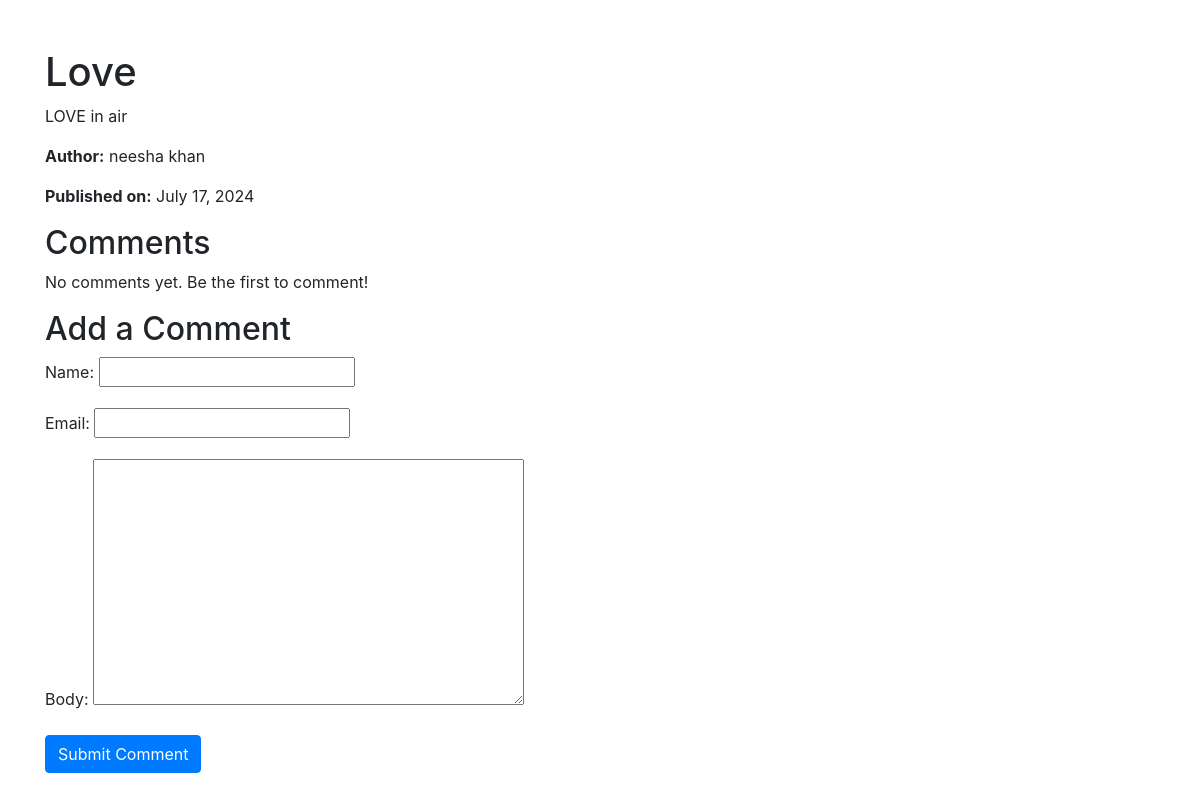
The app's page /post/2/ with its own data.
### accounts/models.py (models this page shows, shortened)
class Post(models.Model):
    title = models.CharField(max_length=200)
    content = models.TextField()
    author = models.ForeignKey(CustomUser, on_delete=models.CASCADE)
    category = models.ForeignKey(Category, on_delete=models.SET_NULL, null=True, blank=True)
    created_at = models.DateTimeField(auto_now_add=True)
    updated_at = models.DateTimeField(auto_now=True)

class CustomUser(AbstractBaseUser, PermissionsMixin):
    email = models.EmailField(unique=True)
    first_name = models.CharField(max_length=30)
    last_name = models.CharField(max_length=30)
    is_active = models.BooleanField(default=True)
    is_staff = models.BooleanField(default=False)
    date_of_birth = models.DateField(default=timezone.now)
    date_joined = models.DateTimeField(default=timezone.now)
    objects = CustomUserManager()
    USERNAME_FIELD = 'email'
    REQUIRED_FIELDS = ['first_name', 'last_name', 'date_of_birth']

### accounts/views.py (the view)
# urls.py: path('post/<int:pk>/', post_detail, name='post_detail'),
def post_detail(request, pk):
    post = get_object_or_404(Post, pk=pk)
    comments = post.comments.filter(active=True)
    new_comment = None
    if request.method == 'POST':
        comment_form = CommentForm(data=request.POST)
        if comment_form.is_valid():
            new_comment = comment_form.save(commit=False)
            new_comment.post = post
            new_comment.save()
    else:
        comment_form = CommentForm()
    return render(request, 'accounts/post_detail.html', {
        'post': post,
        'comments': comments,
        'new_comment': new_comment,
        'comment_form': comment_form
    })

### accounts/forms.py
class CommentForm(forms.ModelForm):
    class Meta:
        model = Comment
        fields = ['name', 'email', 'body']

### accounts/templates/accounts/post_detail.html (shortened to what this page needs)
<!DOCTYPE html>
<html>
<head>
    <link rel="stylesheet" href="https://stackpath.bootstrapcdn.com/bootstrap/4.1.3/css/bootstrap.min.css">
</head>
<body>
    <div class="container">
        <h1 class="mt-5">{{ post.title }}</h1>
        <p>{{ post.content }}</p>
        <p><strong>Author:</strong> {{ post.author.first_name }} {{ post.author.last_name }}</p>
        <p><strong>Published on:</strong> {{ post.created_at|date:"F j, Y" }}</p>
        <h2>Comments</h2>
        {% for comment in comments %}
            <div class="card mb-3">
                <div class="card-body">
                    <h5 class="card-title">{{ comment.name }}</h5>
                    <p class="card-text">{{ comment.body }}</p>
                    <p class="card-text"><small class="text-muted">Posted on {{ comment.created_on|date:"F j, Y" }}</small></p>
                </div>
            </div>
        {% empty %}
            <p>No comments yet. Be the first to comment!</p>
        {% endfor %}
        <h2>Add a Comment</h2>
        <form method="post">
            {{ comment_form.as_p }}
            <button type="submit" class="btn btn-primary">Submit Comment</button>
        </form>
    </div>
</body>
</html>

### records on screen
Post: title "Love", content "LOVE in air", author.first_name "neesha", author.last_name "khan", created_at "July 17, 2024"
